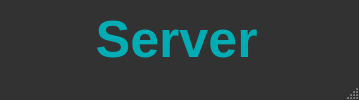
<?xml version="1.0" encoding="UTF-8"?>
<ui version="4.0">
 <class>MainWindow</class>
 <widget class="QMainWindow" name="MainWindow">
  <property name="geometry">
   <rect>
    <x>0</x>
    <y>0</y>
    <width>359</width>
    <height>98</height>
   </rect>
  </property>
  <property name="windowTitle">
   <string>MainWindow</string>
  </property>
  <property name="styleSheet">
   <string notr="true">QMainWindow{
	background-color: rgb(50, 50, 50);


}</string>
  </property>
  <widget class="QWidget" name="centralwidget">
   <layout class="QFormLayout" name="formLayout">
    <item row="0" column="0">
     <widget class="QLabel" name="label">
      <property name="font">
       <font>
        <pointsize>39</pointsize>
        <weight>75</weight>
        <bold>true</bold>
       </font>
      </property>
      <property name="styleSheet">
       <string notr="true">color: rgb(0, 173, 181);</string>
      </property>
      <property name="text">
       <string>      Server </string>
      </property>
     </widget>
    </item>
   </layout>
  </widget>
  <widget class="QStatusBar" name="statusbar"/>
 </widget>
 <resources/>
 <connections/>
</ui>
